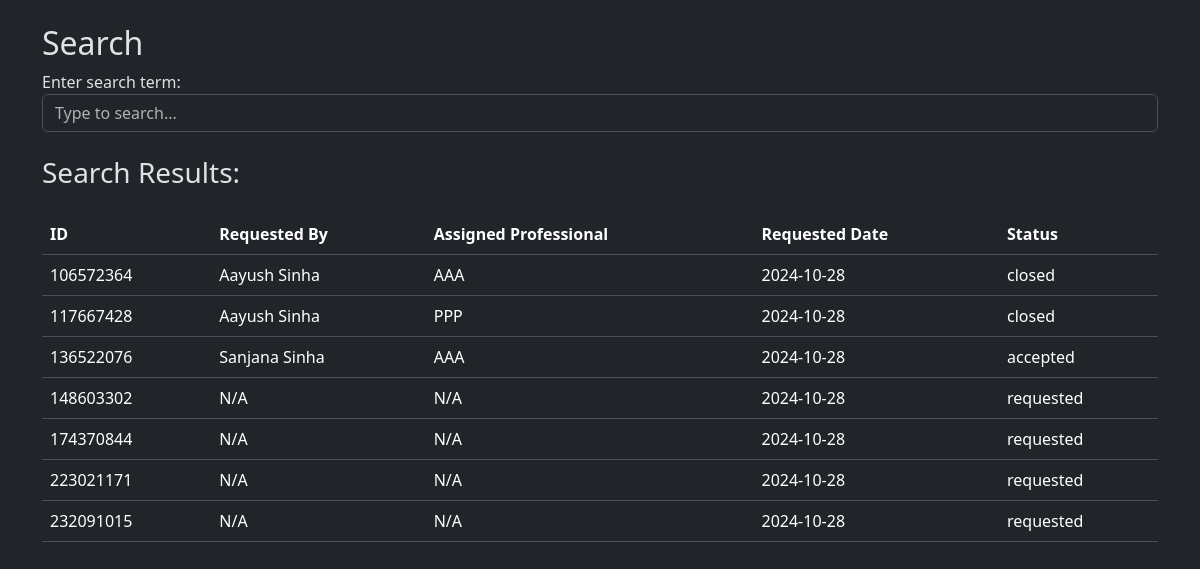
Page /search (signed in) on the committed database.
### models.py (models this page shows)
class ServiceRequest(db.Model):
    __tablename__ = 'service_request'
    id = db.Column(db.Integer, primary_key=True)
    customer_id = db.Column(db.Integer, db.ForeignKey('customer.id'), nullable=False)  # Reference to Customer
    professional_id = db.Column(db.Integer, db.ForeignKey('professional.id'), nullable=True)  # Reference to Professional
    service_id = db.Column(db.Integer, db.ForeignKey('service.id'), nullable=False)
    date_of_request = db.Column(db.DateTime, default=datetime.utcnow, nullable=False)
    date_of_completion = db.Column(db.DateTime, nullable=True)
    status = db.Column(db.String(20), default='requested', nullable=False)
    rating = db.Column(db.Integer, nullable=True)
    remarks = db.Column(db.Text, nullable=True)
    rejected_by = db.Column(MutableList.as_mutable(JSON), default=[])
    customer = db.relationship('Customer', back_populates='service_requests')
    service = db.relationship('Service', back_populates='service_requests')
    professional = db.relationship('Professional', back_populates='service_requests')
    review = db.relationship('Review', back_populates='service_request', lazy=True)

class User(db.Model):
    __tablename__ = "user"
    id = db.Column(db.Integer, primary_key=True)
    username = db.Column(db.String(80), unique=True, nullable=False)
    passhash = db.Column(db.String(80), nullable=False)
    name = db.Column(db.String(80), nullable=False)
    role = db.Column(db.String(20), nullable=False)
    is_blocked = db.Column(db.Boolean, default=False, nullable=False)
    professional = db.relationship('Professional', backref='user', lazy=True)
    customer = db.relationship('Customer', backref='user', lazy=True)

### app.py (the view)
@app.route('/search', methods=['GET', 'POST'])
def search():
    if session['user_role'] == 'admin':
        user = {'is_blocked': False}
    else:
        user = User.query.get(session['user_id'])
    customers = Customer.query.all()
    professionals = Professional.query.all()
    services = Service.query.all()
    service_requests = ServiceRequest.query.all()
    return render_template('search.html', user=user, customers=customers, professionals=professionals, services=services, service_requests=service_requests)

### templates/search.html (shortened to what this page needs)
{% extends "layout.html" %}  {% block content %}
<h2>Search</h2>
<div class="form-group">
  <label for="search_term">Enter search term:</label>
  <input
    type="text"
    class="form-control"
    id="search_term"
    name="search_term"
    placeholder="Type to search..."
  />
</div>
<h3 class="my-4">Search Results:</h3>
{% if session.get('user_role') == 'admin' %}
<h4>Service Requests:</h4>
<div class="table-responsive admin">
  <table class="table">
    <thead>
      <tr>
        <th>ID</th>
        <th>Requested By</th>
        <th>Assigned Professional</th>
        <th>Requested Date</th>
        <th>Status</th>
      </tr>
    </thead>
    <tbody>
      {% for service_request in service_requests %}
      <tr class="item">
        <td>{{service_request.id}}</td>
        <td>
          {{ service_request.customer.user.name if service_request.professional
          else 'N/A' }}
        </td>
        <td>
          {{ service_request.professional.user.name if
          service_request.professional else 'N/A' }}
        </td>
        <td>{{service_request.date_of_request.strftime('%Y-%m-%d') }}</td>
        <td>{{service_request.status}}</td>
      </tr>
      {% endfor %}
    </tbody>
  </table>
</div>
<h4>Customers:</h4>
<div class="table-responsive admin">
  <table class="table">
    <thead>
      <tr>
        <th>ID</th>
        <th>Name</th>
        <th>Address</th>
        <th>Contact</th>
        <th>Pincode</th>
      </tr>
    </thead>
    <tbody>
      {% for customer in customers %}
      <tr class="item">
        <td>{{customer.id}}</td>
        <td>{{customer.user.name}}</td>
        <td>{{customer.address}}</td>
        <td>{{customer.contact}}</td>
        <td>{{customer.pincode}}</td>
      </tr>
      {% endfor %}
    </tbody>
  </table>
</div>
<h4>Professionals:</h4>
<div class="table-responsive admin">
  <table class="table">
    <thead>
      <tr>
        <th>ID</th>
        <th>Name</th>
        <th>Experience</th>
        <th>Service Name</th>
        <th>Pincode</th>
      </tr>
    </thead>
    <tbody>
      {% for professional in professionals %}
      <tr class="item">
        <td>{{professional.id}}</td>
        <td>{{professional.user.name}}</td>
        <td>{{professional.experience}}</td>
        <td>{{professional.service_name}}</td>
        <td>{{professional.pincode}}</td>
      </tr>
      {% endfor %}
    </tbody>
  </table>
</div>
{% elif session.get('user_role') == 'professional' %}
<div class="table-responsive">
  <table class="table">
    <thead>
      <tr>
        <th>ID</th>
        <th>Requested By</th>
        <th>Assigned Professional</th>
        <th>Requested Date</th>
        <th>Status</th>
      </tr>
    </thead>
    <tbody>
      {% for service_request in service_requests %}
      <tr class="item">
        <td>{{service_request.id}}</td>
        <td>
          {{ service_request.customer.user.name if service_request.professional
          else 'N/A' }}
        </td>
        <td>
          {{ service_request.professional.user.name if
          service_request.professional else 'N/A' }}
        </td>
        <td>{{service_request.date_of_request.strftime('%Y-%m-%d') }}</td>
        <td>{{service_request.status}}</td>
      </tr>
      {% endfor %}
    </tbody>
  </table>
</div>
{% endif %} {% endblock %}

### rows in the picture
ServiceRequest: id "106572364", customer.user "Aayush Sinha", professional.user "AAA", date_of_request "2024-10-28", status "closed"
ServiceRequest: id "117667428", customer.user "Aayush Sinha", professional.user "PPP", date_of_request "2024-10-28", status "closed"
ServiceRequest: id "136522076", customer.user "Sanjana Sinha", professional.user "AAA", date_of_request "2024-10-28", status "accepted"
ServiceRequest: id "148603302", customer.user "N/A", professional.user "N/A", date_of_request "2024-10-28", status "requested"
ServiceRequest: id "174370844", customer.user "N/A", professional.user "N/A", date_of_request "2024-10-28", status "requested"
ServiceRequest: id "223021171", customer.user "N/A", professional.user "N/A", date_of_request "2024-10-28", status "requested"
ServiceRequest: id "232091015", customer.user "N/A", professional.user "N/A", date_of_request "2024-10-28", status "requested"
